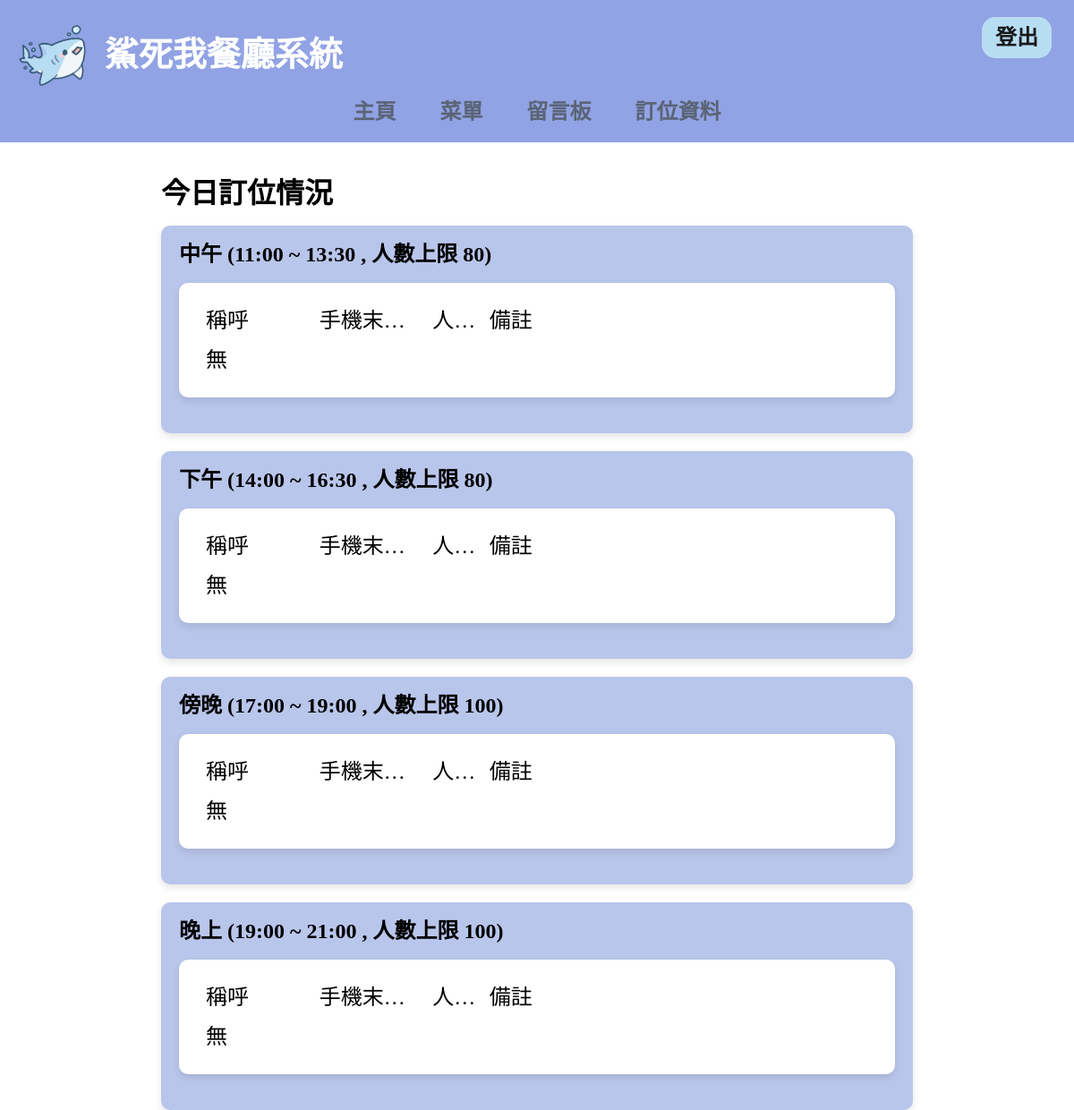
Page / (signed in) on the earlier database version.
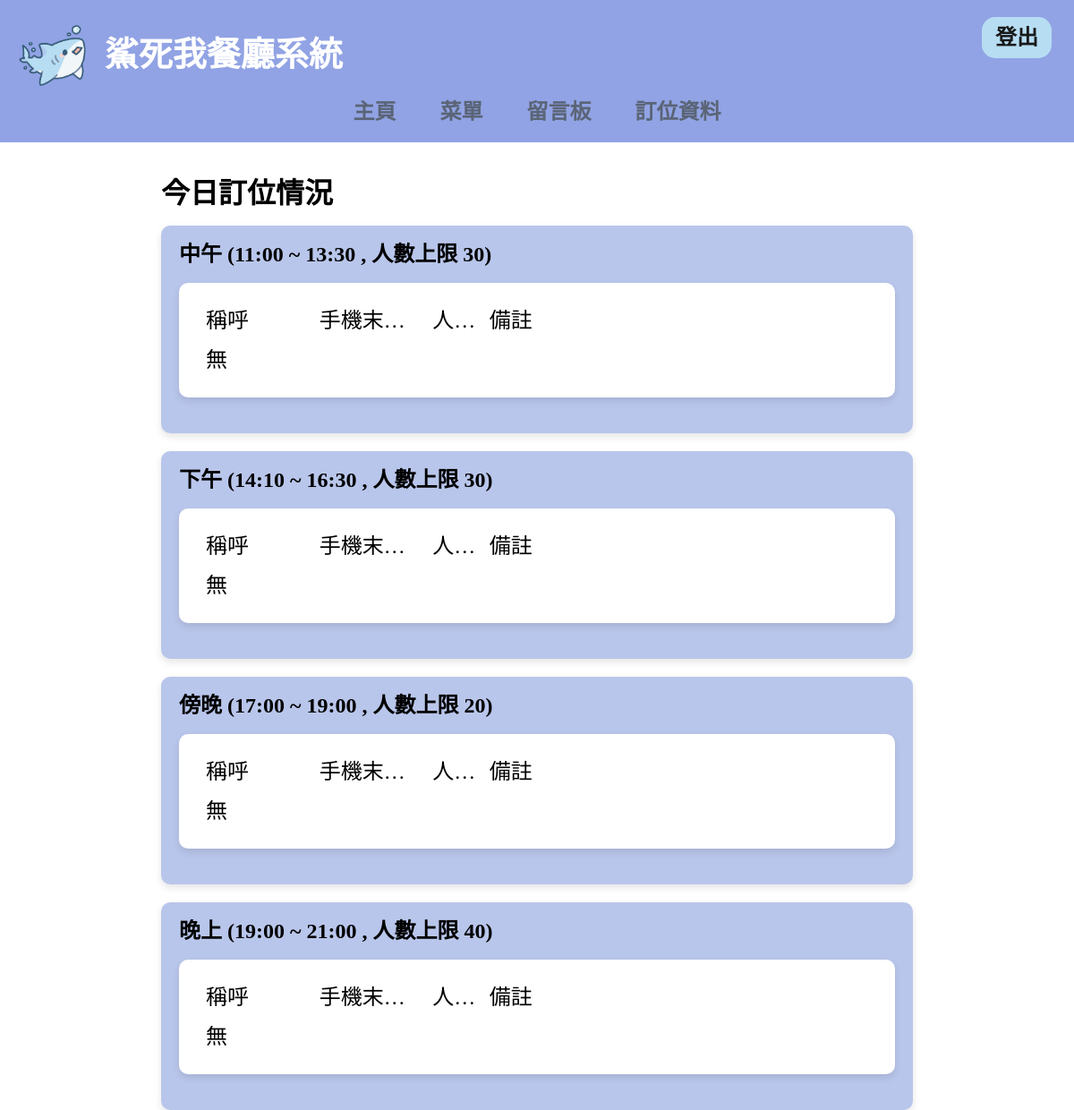
Same page on the later database version.
### customer/models.py (models this page shows)
class Time(models.Model):
    name=models.CharField(max_length=50)
    timeStart=models.TimeField()
    timeEnd=models.TimeField()
    numberOfPeopleMax=models.IntegerField(default=100)
    def __str__(self):
        return f"{self.name} ({self.timeStart.strftime('%H:%M')} ~ {self.timeEnd.strftime('%H:%M')} , 人數上限 {self.numberOfPeopleMax})"

### customer/views.py (the view)
# urls.py: path('', homePage, name='home'),    #主頁
def homePage(request):
    if request.user.is_superuser:
        reserveNoon=Reserve.objects.filter(date=datetime.now().date(),time=Time.objects.get(id=1)).order_by('-alternate', 'isCome')
        reserveAfternoon=Reserve.objects.filter(date=datetime.now().date(),time=Time.objects.get(id=2)).order_by('-alternate', 'isCome')
        reserveEvening=Reserve.objects.filter(date=datetime.now().date(),time=Time.objects.get(id=3)).order_by('-alternate', 'isCome')
        reserveNight=Reserve.objects.filter(date=datetime.now().date(),time=Time.objects.get(id=4)).order_by('-alternate', 'isCome')
        timeList=Time.objects.all().order_by('timeStart')
        return render(request, 'manageHome.html', locals())
    menu=Menu.objects.filter(listingDate__lte=timezone.now(),isSale=True).order_by('?')
    menuNew=Menu.objects.filter(listingDate__lte=timezone.now(),isSale=True).order_by('listingDate')
    recommendation=menu[:min(len(menu), 4)]
    new=menuNew[:min(len(menuNew), 4)]
    return render(request, 'home.html', locals())

### template/html/manageHome.html (shortened to what the changed rows need)
<!DOCTYPE html>
<html lang="en">
<head>
</head>
{% include 'header.html' %}
<body style="margin-top: 200px;">
    <div class="t"><h1>今日訂位情況</h1></div>
    {% for t in timeList %}
        <div class="acard1">
            <a href="/timeModify/{{ t.id }}"><p style="font-size: 24px; font-weight: bold;">{{ t }}</p></a>
            <table class="reserve">
                <tr>
                    <td class="name">稱呼</td>
                    <td class="phone">手機末三碼</td>
                    <td class="count">人數</td>
                    <td class="note">備註</td>
                </tr>
                {% if t.id == 1 %}
                    {% if reserveNoon %}
                        {% for r in reserveNoon %}
                        <tr>
                            <td class="name">{{ r.customer.first_name }}
                                {% if r.customer.sex.id == 3 %}
                                先生/小姐
                                {% else %}
                                {{ r.customer.sex }}
                                {% endif %}
                            </td>
                            <td class="phone">{{ r.customer.phoneLastThree }}</td>
                            <td class="count">{{ r.numberOfPeople }}人</td>
                            <td class="note">{{ r.note }}</td>
                            <td class="alternate">{% if alternate %}候補{% endif %}</td>
                            <td class="come">{% if r.isCome %}
                                已入場
                                {% else %}
                                <a href="reserveIsCome/{{ r.id }}" class="btn">入場</a>
                                {% endif %}
                            </td>
                        </tr>
                        {% endfor %}
                    {% else %}<tr><td>無</td></tr>{% endif %}
                {% elif t.id == 2 %}
                    {% if reserveAfternoon %}
                        {% for r in reserveAfternoon %}
                        <tr>
                            <td class="name">{{ r.customer.first_name }}
                                {% if r.customer.sex.id == 3 %}
                                先生/小姐
                                {% else %}
                                {{ r.customer.sex }}
                                {% endif %}
                            </td>
                            <td class="phone">{{ r.customer.phoneLastThree }}</td>
                            <td class="count">{{ r.numberOfPeople }}人</td>
                            <td class="note">{{ r.note }}</td>
                            <td class="alternate">{% if alternate %}候補{% endif %}</td>
                            <td class="come">{% if r.isCome %}
                                已入場
                                {% else %}
                                <a href="reserveIsCome/{{ r.id }}" class="btn">入場</a>
                                {% endif %}
                            </td>
                        </tr>
                        {% endfor %}
                    {% else %}<tr><td>無</td></tr>{% endif %}
                {% elif t.id == 3 %}
                    {% if reserveEvening %}
                        {% for r in reserveEvening %}
                        <tr>
                            <td class="name">{{ r.customer.first_name }}
                                {% if r.customer.sex.id == 3 %}
                                先生/小姐
                                {% else %}
                                {{ r.customer.sex }}
                                {% endif %}
                            </td>
                            <td class="phone">{{ r.customer.phoneLastThree }}</td>
                            <td class="count">{{ r.numberOfPeople }}人</td>
                            <td class="note">{{ r.note }}</td>
                            <td class="alternate">{% if alternate %}候補{% endif %}</td>
                            <td class="come">{% if r.isCome %}
                                已入場
                                {% else %}
                                <a href="reserveIsCome/{{ r.id }}" class="btn">入場</a>
                                {% endif %}
                            </td>
                        </tr>
                        {% endfor %}
                    {% else %}<tr><td>無</td></tr>{% endif %}
                {% else %}
                    {% if reserveNight %}
                        {% for r in reserveNight %}
                        <tr>
                            <td class="name">{{ r.customer.first_name }}
                                {% if r.customer.sex.id == 3 %}
                                先生/小姐
                                {% else %}
                                {{ r.customer.sex }}
                                {% endif %}
                            </td>
                            <td class="phone">{{ r.customer.phoneLastThree }}</td>
                            <td class="count">{{ r.numberOfPeople }}人</td>
                            <td class="note">{{ r.note }}</td>
                            <td class="alternate">{% if alternate %}候補{% endif %}</td>
                            <td class="come">{% if r.isCome %}
                                已入場
                                {% else %}
                                <a href="reserveIsCome/{{ r.id }}" class="btn">入場</a>
                                {% endif %}
                            </td>
                        </tr>
                        {% endfor %}
                    {% else %}<tr><td>無</td></tr>{% endif %}
                {% endif %}
            </table>
        </div>
    {% endfor %}
</body>
</html>

Differences in the rows shown:
changed Time: name+timeStart+timeEnd "中午 (11:00 ~ 13:30 , 人數上限 80)" → "中午 (11:00 ~ 13:30 , 人數上限 30)"
changed Time: name+timeStart+timeEnd "下午 (14:00 ~ 16:30 , 人數上限 80)" → "下午 (14:10 ~ 16:30 , 人數上限 30)"
changed Time: name+timeStart+timeEnd "傍晚 (17:00 ~ 19:00 , 人數上限 100)" → "傍晚 (17:00 ~ 19:00 , 人數上限 20)"
changed Time: name+timeStart+timeEnd "晚上 (19:00 ~ 21:00 , 人數上限 100)" → "晚上 (19:00 ~ 21:00 , 人數上限 40)"
